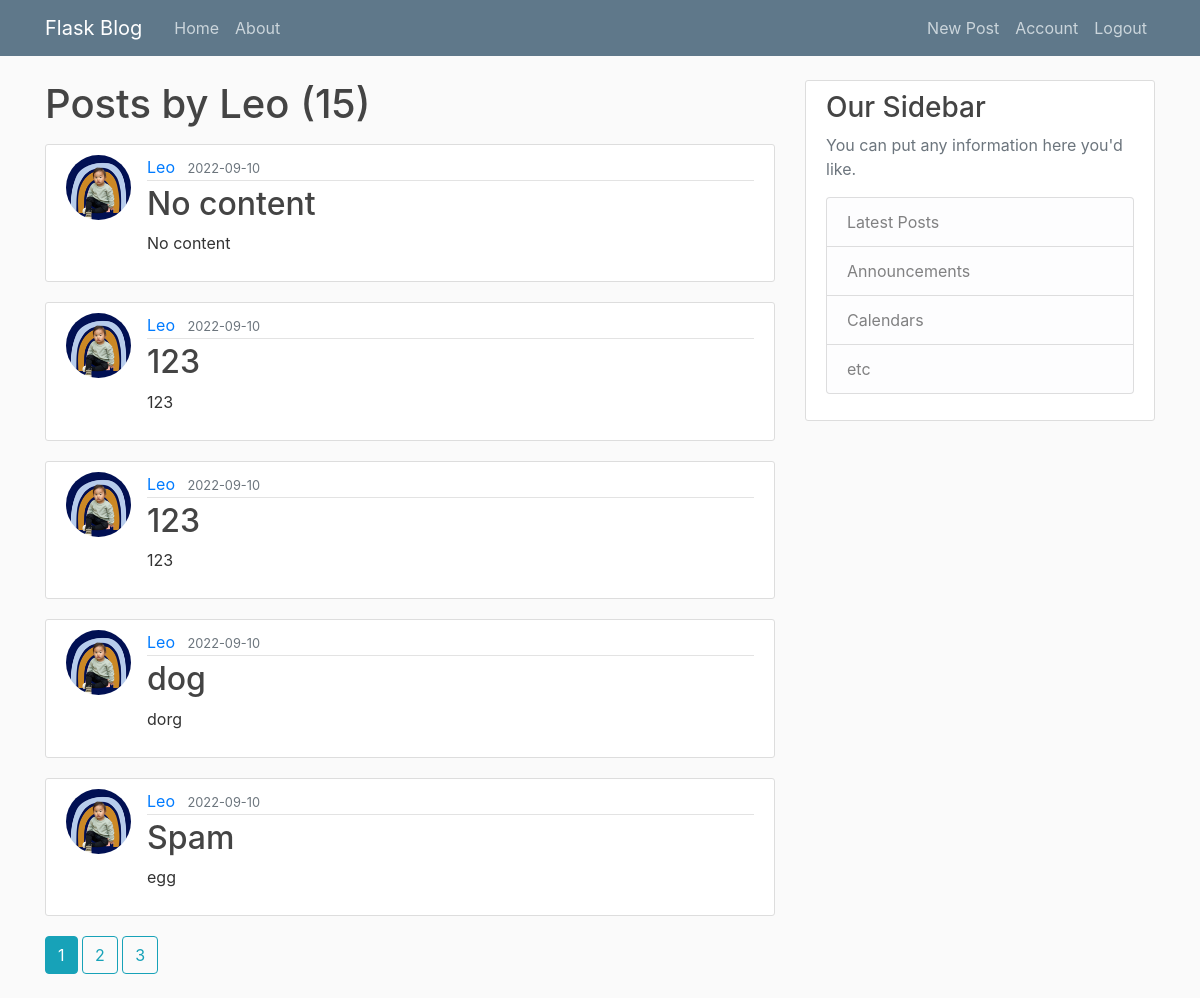
Page /user/Leo (signed in) on the committed database.
### flaskblog/models.py (models this page shows, shortened)
class User(db.Model, UserMixin):  # Inherit from db.Model. UserMixin is required.
    id = db.Column(db.Integer, primary_key=True) # User id
    username = db.Column(db.String(20), unique=True, nullable=False) # Username, 20 char length max, must be unique, must have at least a username
    email = db.Column(db.String(120), unique=True, nullable=False) # Email
    image_file = db.Column(db.String(20), nullable=False, default='default.jpeg')  # Profile pic
    password = db.Column(db.String(60), nullable=False)
    posts = db.relationship('Post', backref='author', lazy=True) # backref allows Post to get the user that created the post. Every post must have a User. But a User can have many Posts.

class Post(db.Model):  # Inherit from db.Model
    id = db.Column(db.Integer, primary_key=True)
    title = db.Column(db.String(100), nullable=False)
    date_posted = db.Column(db.DateTime, nullable=False, default=datetime.utcnow)
    content = db.Column(db.Text, nullable=False)
    user_id = db.Column(db.Integer, db.ForeignKey('user.id'), nullable=False)

### flaskblog/users/routes.py (the view)
@users.route("/user/<string:username>")  # show posts for only specific username
def user_posts(username):
    page = request.args.get('page', 1, type=int)  # variable for the page selected for posts var below, picked up as a request.args. type=int will throw value error if page is anything but an int. Default = 1.
    user = User.query.filter_by(username=username).first_or_404() # get first user with this username or 404. username from the route variable
    posts = Post.query.filter_by(author=user)\
        .order_by(Post.date_posted.desc())\
            .paginate(page=page, per_page=5)
    return render_template('user_posts.html', posts=posts, user=user)

### flaskblog/models.py (called while the page is built)
@login_manager.user_loader  # Per docs to setup login manager using a decorator on top of the load_user func
def load_user(user_id):
    return User.query.get(int(user_id))

### flaskblog/templates/user_posts.html
{% extends 'layout.html' %}
{% block content %}
    <h1 class="mb-3">Posts by {{ user.username }} ({{ posts.total }})</h1>
    {% for post in posts.items %}
        <article class="media content-section">
            <img class="rounded-circle article-img" src="{{ url_for('static', filename='profile_pics/' + post.author.image_file) }}">
            <div class="media-body">
            <div class="article-metadata">
                <a class="mr-2" href="{{ url_for('users.user_posts', username=post.author.username) }}">{{ post.author.username }}</a>
                <small class="text-muted">{{ post.date_posted.strftime('%Y-%m-%d') }}</small>
            </div>
            <h2><a class="article-title" href="{{ url_for('posts.post', post_id=post.id) }}">{{ post.title }}</a></h2>
            <p class="article-content">{{ post.content }}</p>
            </div>
        </article>
    {% endfor %}
    {% for page_num in posts.iter_pages(left_edge=1, right_edge=1, left_current=1, right_current=2) %}
        {% if page_num %}
            {% if posts.page == page_num %}
                <a class="btn btn-info mb-4" href="{{ url_for('users.user_posts', username=user.username, page=page_num) }}">{{ page_num }}</a>
            {% else %}
                <a class="btn btn-outline-info mb-4" href="{{ url_for('users.user_posts', username=user.username, page=page_num) }}">{{ page_num }}</a>
            {% endif %}
        {% else %}
            ...
        {% endif %}
    {% endfor %}
{% endblock content %}

### flaskblog/static/main.css (style rules this page uses)
body { background: #fafafa; color: #333333; margin-top: 5rem; }
h1, h2, h3, h4, h5, h6 { color: #444444; }
.content-section { background: #ffffff; padding: 10px 20px; border: 1px solid #dddddd; border-radius: 3px; margin-bottom: 20px; }
.article-title { color: #444444; }
.article-content { white-space: pre-line; }
.article-img { height: 65px; width: 65px; margin-right: 16px; }
.article-metadata { padding-bottom: 1px; margin-bottom: 4px; border-bottom: 1px solid #e3e3e3 }

### rows in the picture
User: username "Leo"
Post: image_file (picture), author.username "Leo", date_posted "2022-09-10", title "No content", content "No content"
Post: image_file (picture), author.username "Leo", date_posted "2022-09-10", title "123", content "123"
Post: image_file (picture), author.username "Leo", date_posted "2022-09-10", title "123", content "123"
Post: image_file (picture), author.username "Leo", date_posted "2022-09-10", title "dog", content "dorg"
Post: image_file (picture), author.username "Leo", date_posted "2022-09-10", title "Spam", content "egg"

### other values in the picture
{{ posts.total }} "15"
{{ page_num }} "1"
{{ page_num }} "2" "3"
